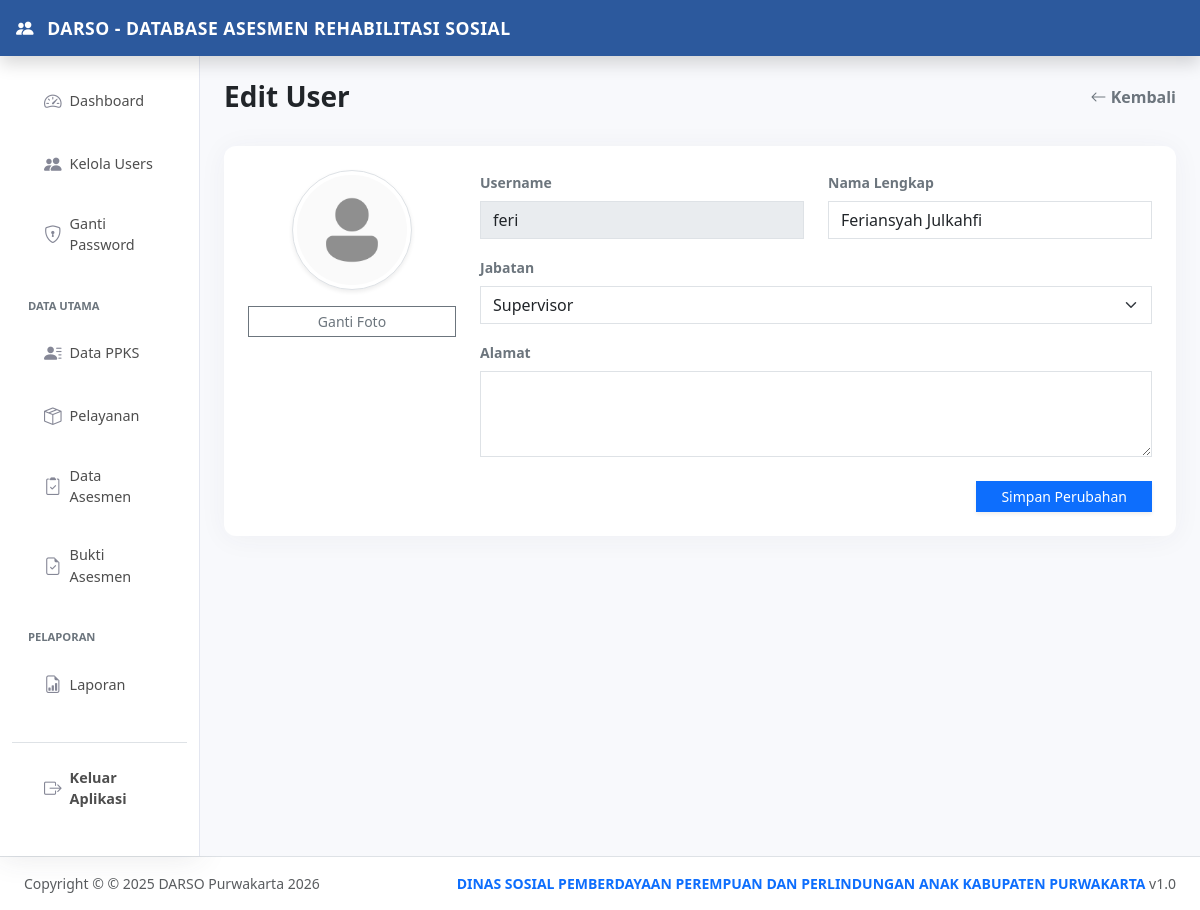
/user/edit-user.php?id=16 (signed in), run on the app's committed database.
### tables this page shows
CREATE TABLE `tbl_user` (
  `id_user` int(11) NOT NULL,
  `username` varchar(50) NOT NULL,
  `password` varchar(255) NOT NULL,
  `fullname` varchar(100) NOT NULL,
  `jabatan` varchar(50) NOT NULL,
  `gambar` varchar(100) NOT NULL DEFAULT 'user.png'
);

### user/edit-user.php (the view, shortened to what this page needs)
<?php
require '../templates/header.php';
require '../templates/sidebar.php';
$id = $_GET['id'];
$id = mysqli_real_escape_string($koneksi, $id);
$query = mysqli_query($koneksi, "SELECT * FROM tbl_user WHERE id_user = '$id'");
$data = mysqli_fetch_assoc($query);
$foto = !empty($data['gambar']) ? $data['gambar'] : 'user.png';
?>
<main class="col-md-9 ms-sm-auto col-lg-10 px-md-4 min-vh-100" style="background-color: #f8f9fc;">
  <div class="d-flex justify-content-between align-items-center pt-4 pb-3 mb-3">
    <h3 class="fw-bold text-dark mb-0">Edit User</h3>
    <a href="index.php" class="text-decoration-none text-secondary fw-bold">
      <i class="bi bi-arrow-left"></i> Kembali
    </a>
  </div>
  <form action="proses-user.php" method="POST" enctype="multipart/form-data">
    <div class="card border-0 shadow-sm rounded-0">
      <div class="card-body p-4">
        <div class="row">
          <div class="col-lg-3 text-center mb-4">
            <div class="mb-3">
              <img src="../assets/gambar/<?= $foto ?>" alt="Preview Foto" class="img-thumbnail rounded-circle shadow-sm tampil" style="width: 120px; height: 120px; object-fit: cover;">
            </div>
            <label class="btn btn-outline-secondary btn-sm w-100 rounded-0">
                Ganti Foto
            </label>
          </div>
          <div class="col-lg-9">
            <div class="row mb-3">
              <div class="col-md-6">
                <label class="form-label small fw-bold text-secondary">Username</label>
                <input type="text" name="username" class="form-control rounded-0" value="<?= isset($data['username']) ? $data['username'] : '' ?>" readonly style="background-color: #e9ecef;">
              </div>
              <div class="col-md-6">
                <label class="form-label small fw-bold text-secondary">Nama Lengkap</label>
                <input type="text" name="fullname" class="form-control rounded-0" value="<?= isset($data['fullname']) ? $data['fullname'] : '' ?>" required>
              </div>
            </div>
            <div class="mb-3">
  <label class="form-label small fw-bold text-secondary">Jabatan</label>
  <select name="jabatan" class="form-select rounded-0" required>
    <?php $jbt = isset($data['jabatan']) ? $data['jabatan'] : ''; ?>
    <option value="2" <?= $jbt == 2 ? 'selected' : '' ?>>Supervisor</option>
  </select>
</div>
            <div class="mb-4">
              <label class="form-label small fw-bold text-secondary">Alamat</label>
              <textarea name="alamat" class="form-control rounded-0" rows="3"><?= isset($data['alamat']) ? $data['alamat'] : '' ?></textarea>
            </div>
            <div class="d-flex justify-content-end">
               <button type="submit" name="edit" class="btn btn-primary btn-sm px-4 rounded-0 shadow-sm">
                Simpan Perubahan
               </button>
            </div>
          </div>
        </div>
      </div>
    </div>
  </form>
</main>
<?php require '../templates/footer.php'; ?>

### templates/header.php (style rules this page uses)
:root { color-scheme: light !important; var(--warna-utama): #2c599d; var(--warna-hover): #1e3d6b; }
body { background-color: #f0f2f5 !important; color: #333 !important; }
.card { border: none !important; border-radius: 12px !important; box-shadow: 0 0.15rem 1.75rem 0 rgba(58, 59, 69, 0.05) !important; }

### data on the page
tbl_user: gambar (placeholder picture), username "feri", fullname "Feriansyah Julkahfi", jabatan "Supervisor"
